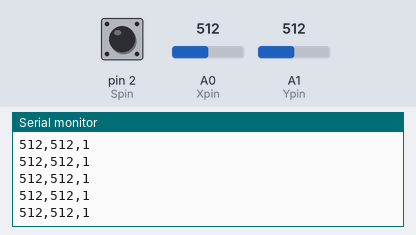
This sketch was run on a simulated Arduino Uno, built with avr-gcc and run on an emulated ATmega328P. On the bench: the last lines printed to the serial monitor. The inputs (shaded band) are chosen by the test bench; at power-on: A0 (Xpin) = 512, A1 (Ypin) = 512, pin 2 (Spin) HIGH.

Above: at 1.2 s.
1.3 s: A0 (Xpin) set to 716
At 1.56 s:
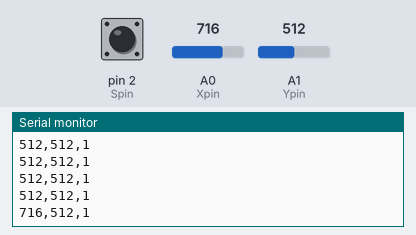
2.8 s: A1 (Ypin) set to 716
At 2.96 s:
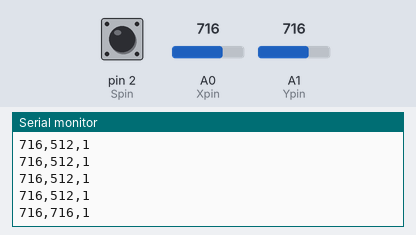
4.3 s: pin 2 (Spin) pulled LOW for 0.25 s
At 4.57 s:
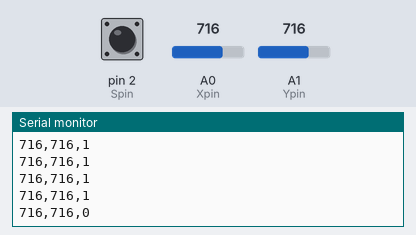
6.0 s: A0 (Xpin) set to 900
At 6.17 s:
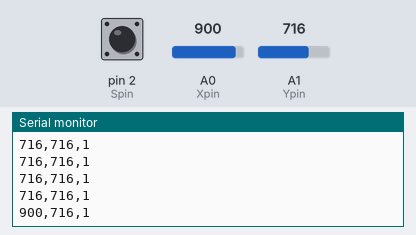
7.5 s: pin 2 (Spin) pulled LOW for 1 s
At 7.78 s:
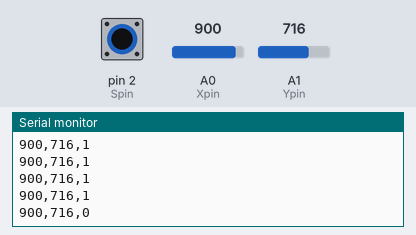
10.0 s: A1 (Ypin) set to 900
At 10.19 s:
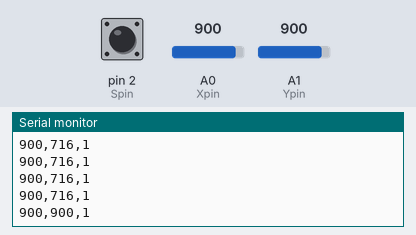
Timing chart, 0 to 12.5 s (numbered marks = the images above; inputs shaded):
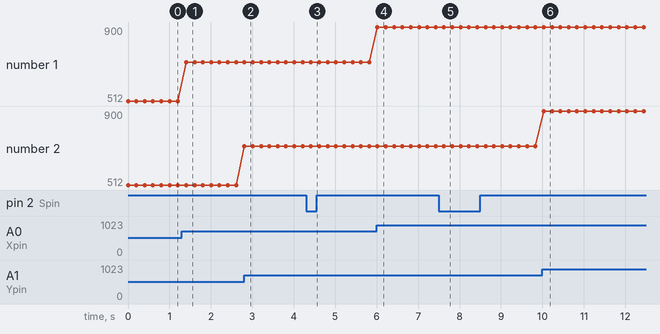

Measured:
- after the input at 1.3 s, the serial monitor: prints a new line after 0.11 s (image 1)
- after the input at 2.8 s, the serial monitor: prints a new line at once (image 2)
- after the input at 4.3 s, the serial monitor: prints a new line after 0.11 s (image 3)
- after the input at 6.0 s, the serial monitor: prints a new line at once (image 4)
- after the input at 7.5 s, the serial monitor: prints a new line after 0.12 s (image 5)
- after the input at 10.0 s, the serial monitor: prints a new line at once (image 6)
- plotted number 1: 512 → 716 after the input at 1.3 s, 716 → 900 after the input at 6.0 s

The sketch:

Joystick.ino
```cpp
int Xpin = A0, Ypin = A1, Spin = 2;
void setup() {
  // put your setup code here, to run once:
  Serial.begin(9600);
  pinMode(Xpin, INPUT);
  pinMode(Ypin, INPUT);
  pinMode(Spin, INPUT);
  digitalWrite(Spin, 1);
}

int Xval, Yval, Sval;
void loop() {
  // put your main code here, to run repeatedly:
  Xval = analogRead(Xpin);
  Yval = analogRead(Ypin);
  Sval = digitalRead(Spin);
  Serial.print(Xval);
  Serial.print(",");
  Serial.print(Yval);
  Serial.print(",");
  Serial.println(Sval);
  delay(200);
}
```
